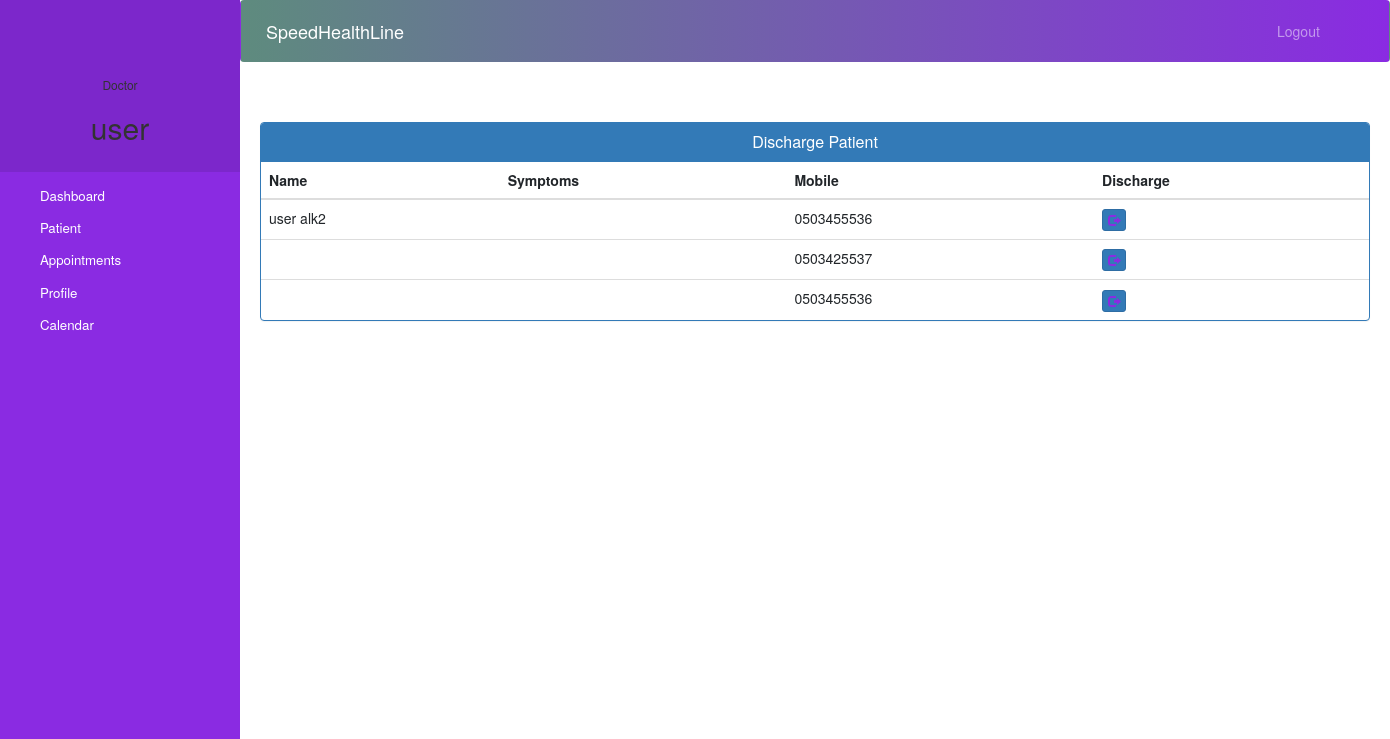
Screenshot of /d-discharge-patient (signed in) with the database file from the repository.
### core/models.py (models this page shows, shortened)
class Patient(models.Model):
    user=models.OneToOneField(User,on_delete=models.CASCADE)
    mobile = models.CharField(max_length=20,null=False)
    assignedDoctorId = models.PositiveIntegerField(null=True)
    admitDate=models.DateField(auto_now=True)
    status=models.BooleanField(default=True)
    address = models.CharField(max_length=255, default="", blank=True)
    @property
    def get_name(self):
        return self.user.first_name+" "+self.user.last_name

### core/views.py (the view)
# urls.py: path('d-discharge-patient', d_discharge_patient_view, name='d-discharge-patient'),
@login_required(login_url='Userlogin')
@user_passes_test(is_doctor)
def d_discharge_patient_view(request):
    patients=models.Patient.objects.all().filter(status=True)
    return render(request,'d_discharge_patient.html',{'patients':patients})

### core/views.py (called while the page is built)
def is_doctor(user):
    return user.groups.filter(name='DOCTOR').exists()

### templates/d_discharge_patient.html (shortened to what this page needs)
{% extends 'doctor_base.html' %}
{% block content %}
<head>
  <link href="//netdna.bootstrapcdn.com/bootstrap/3.0.0/css/bootstrap.min.css" rel="stylesheet" id="bootstrap-css">
</head>
<div class="container">
  <div class="panel panel-primary">
    <div class="panel-heading">
      <h6 class="panel-title">Discharge Patient</h6>
    </div>
    <table class="table table-hover" id="dev-table">
      <thead>
        <tr>
          <th>Name</th>
          <th>Symptoms</th>
          <th>Mobile</th>
          <th>Discharge</th>
        </tr>
      </thead>
      {% for p in patients %}
      <tr>
        <td> {{p.get_name}}</td>
        <td>{{p.symptoms}}</td>
        <td>{{p.mobile}}</td>
        <td><a class="btn btn-primary btn-xs" href="{% url 'discharge-patient' p.id  %}"><span class="glyphicon glyphicon-log-out"></span></a></td>
      </tr>
      {% endfor %}
    </table>
  </div>
</div>
{% endblock content %}

### templates/doctor_base.html (shortened to what this page needs)
<!DOCTYPE html>
{% load static %}
<html lang="en">
<head>
  <link rel="stylesheet" href="https://stackpath.bootstrapcdn.com/bootstrap/4.3.1/css/bootstrap.min.css">
  <link rel="stylesheet" href="https://maxcdn.bootstrapcdn.com/font-awesome/4.7.0/css/font-awesome.min.css">
</head>
<body>
  <nav class="menu" tabindex="0">
    <header class="avatar">
      <br><br>
      <h6>Doctor</h6>
      <h2>{{request.user.first_name}}</h2>
    </header>
    <ul>
      <li tabindex="0" class="icon-dashboard"> <a style="color:white; text-decoration:none;" href="/doctor-dashboard"><span>Dashboard</span></a> </li>
      <li tabindex="0" class="icon-users"> <a style="color:white; text-decoration:none;" href="/doctor-patient"><span>Patient</span></a></li>
      <li tabindex="0" class="icon-calendar"> <a style="color:white; text-decoration:none;" href="/doctor-appointment"><span>Appointments</span></a></li>
      <li tabindex="0" class="icon-calendar"> <a style="color:white; text-decoration:none;" href="/doctor-profile"><span>Profile</span></a></li>
      <li tabindex="0" class="icon-calendar"> <a style="color:white; text-decoration:none;" href="/doctor-calender"><span>Calendar</span></a></li>
    </ul>
  </nav>
  <main>
    <div class="bs-example">
<nav class="navbar navbar-expand-md navbar-dark fixed-top" style="background: linear-gradient(to right, #5E8B7E, #8A2BE2);">        <a href="/doctor-dashboard" class="navbar-brand">SpeedHealthLine</a>
        <div class="collapse navbar-collapse justify-content-between" id="navbarCollapse">
          <div class="navbar-nav" style=" margin-left: 90%;">
            <a href="/logout" class="nav-item nav-link">Logout</a>
          </div>
        </div>
      </nav>
    </div>
    <br><br>
    {% block content %}
    {% endblock content %}
    <br><br><br><br><br><br><br>
    <footer>
      <br>
      <div class="container">
        <div class="row">
          <div class="col-md-12 col-sm-12">
          </div>
        </div>
      </div>
    </footer>
  </main>
</body>
</html>

### templates/doctor_base.html (style rules this page uses)
a:link { text-decoration: none; color: #8a2be2; }
body { padding-left: 240px; background-color: #f8f8ff; background-repeat: no-repeat; background-position: center center; background-attachment: fixed; background-size: cover; }
main { position: relative; height: 100vh; }
.menu { background: #8a2be2; height: 100vh; width: 240px; position: fixed; top: 0px; left: 0; z-index: 5; outline: none; }
.menu .avatar { background: rgba(0, 0, 0, 0.1); padding: 2em 0.5em; text-align: center; }
.menu .avatar h2 { font-weight: normal; margin-bottom: 0; }
.menu ul { list-style: none; padding: 0.5em 0; margin: 0; }
.menu ul li { padding: 0.5em 1em 0.5em 3em; font-size: 0.95em; font-weight: lighter; background-repeat: no-repeat; background-position: left 15px center; background-size: auto 20px; transition: all 0.15s linear; cursor: pointer; color: #fff; }
.menu ul li.icon-dashboard { background-image: url("http://www.entypo.com/images//gauge.svg"); }
.menu ul li.icon-users { background-image: url("http://www.entypo.com/images//users.svg"); }
.menu ul li.icon-calendar { background-image: url("http://www.entypo.com/images//calendar.svg"); }

### templates/d_discharge_patient.html (style rules this page uses)
a:link { text-decoration: none; }
h6 { text-align: center; }
.row { margin: 100px; }

### rows the page displays
Patient: get_name "user alk2", mobile "0503455536"
Patient: mobile "0503425537"
Patient: mobile "0503455536"

### other values shown
{{ request.user.first_name }} "user"
